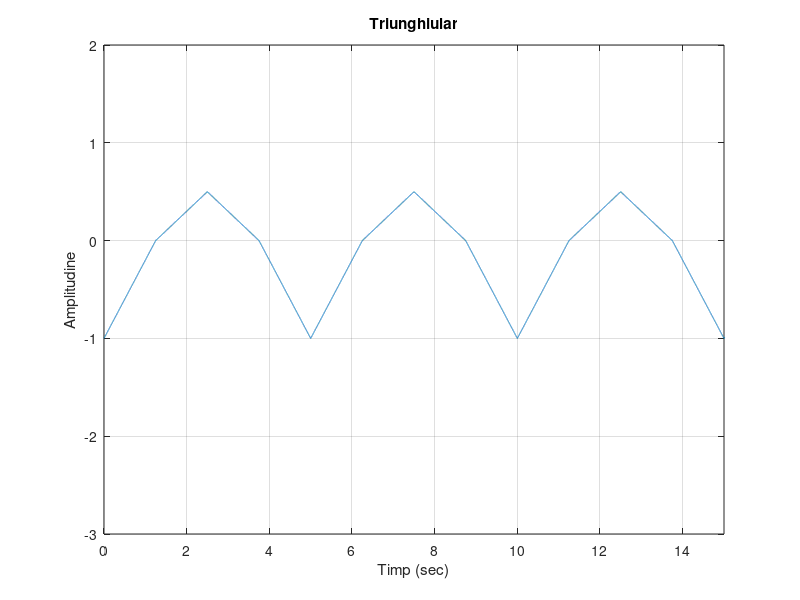

MATLAB code to generate this figure:
fs = 2000;
t = 0:1/fs:50;
x = sawtooth(0.4*pi*t, 0.5);%semnal triunghiular
                              %perioada 5s
  for i = 1:1:length(x)
   if x(i) > 0
       x(i) = x(i)/2;
   end
end   
                              
                              
plot(t,x);
grid
axis([0 15 -3 2 ])
xlabel('Timp (sec)')
ylabel('Amplitudine')
title('Triunghiular')
